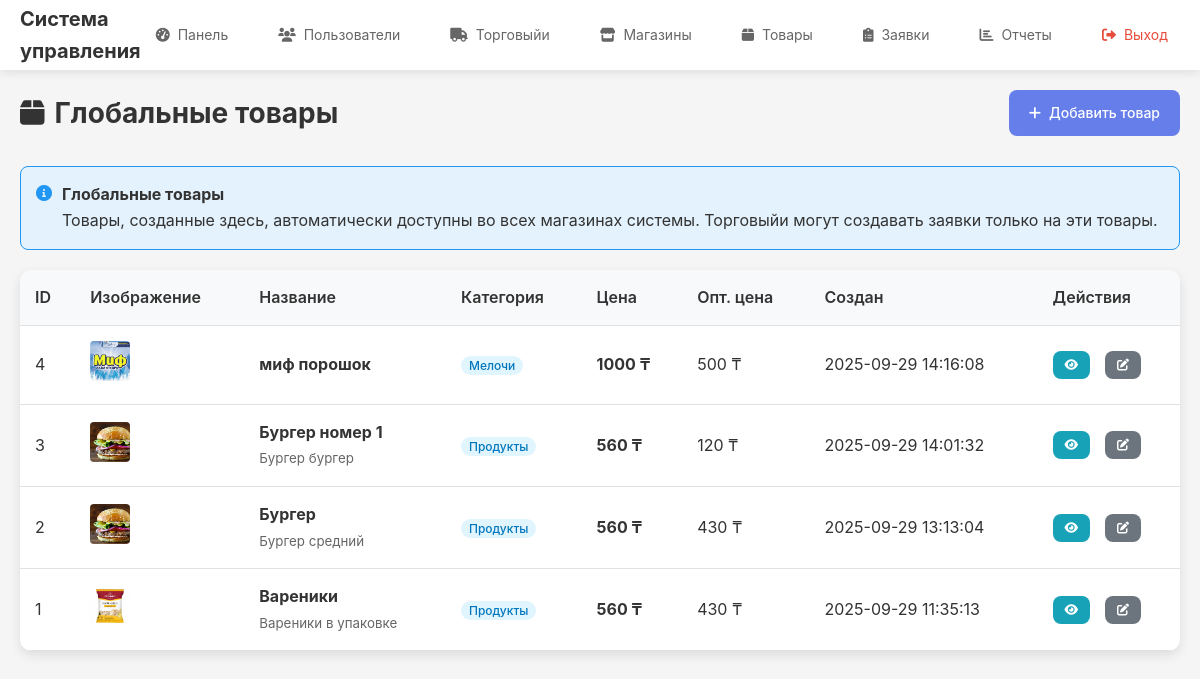
/admin/products (signed in), run on the app's committed database.
### tables this page shows
CREATE TABLE products (
            id INTEGER PRIMARY KEY AUTOINCREMENT,
            category_id INTEGER,
            name TEXT NOT NULL,
            description TEXT,
            price DECIMAL(10,2) NOT NULL,
            wholesale_price DECIMAL(10,2),
            image_url TEXT,
            created_at TIMESTAMP DEFAULT CURRENT_TIMESTAMP,
            updated_at TIMESTAMP DEFAULT CURRENT_TIMESTAMP,
            FOREIGN KEY (category_id) REFERENCES categories (id)
        );

CREATE TABLE categories (
            id INTEGER PRIMARY KEY AUTOINCREMENT,
            name TEXT NOT NULL,
            description TEXT,
            created_at TIMESTAMP DEFAULT CURRENT_TIMESTAMP,
            updated_at TIMESTAMP DEFAULT CURRENT_TIMESTAMP
        );

### app/routes/admin.py (the view)
@admin_bp.route('/products')
@login_required
@admin_required
def products():
    products = Product.get_all()
    return render_template('admin/products.html', products=products)

### app/models.py (called while the page is built)
def get_db() -> sqlite3.Connection:
    if 'db' not in g:
        database_path = current_app.config.get('DATABASE', 'app.db')
        g.db = sqlite3.connect(database_path)
        g.db.row_factory = sqlite3.Row
    return g.db

    @staticmethod
    def get_by_id(user_id: int) -> Optional['User']:
        db = get_db()
        user = db.execute(
            'SELECT * FROM users WHERE id = ?', (user_id,)
        ).fetchone()
        if user:
            return User(
                id=user['id'],
                email=user['email'],
                password=user['password'],
                role=user['role'],
                created_at=user['created_at'],
                updated_at=user['updated_at']
            )
        return None

    @staticmethod
    def get_all():
        db = get_db()
        products = db.execute(
            '''SELECT p.*, c.name as category_name
               FROM products p
               LEFT JOIN categories c ON p.category_id = c.id
               ORDER BY p.created_at DESC'''
        ).fetchall()
        return products

### app/routes/admin.py (called while the page is built)
def admin_required(f: Any) -> Any:
    @wraps(f)
    def decorated_function(*args: Any, **kwargs: Any) -> Any:
        if not current_user.is_authenticated or current_user.role != 'admin':
            flash('Доступ запрещен', 'error')
            return redirect(url_for('auth.login'))
        return f(*args, **kwargs)
    return decorated_function

### app/templates/admin/products.html (shortened to what this page needs)
{% extends "base.html" %}
{% block content %}
<div class="content-header">
    <h1><i class="fas fa-box"></i> Глобальные товары</h1>
    <a href="{{ url_for('admin.add_product') }}" class="btn btn-primary">
        <i class="fas fa-plus"></i> Добавить товар
    </a>
</div>
<div class="info-card">
    <div class="info-content">
        <i class="fas fa-info-circle"></i>
        <div>
            <strong>Глобальные товары</strong>
            <p>Товары, созданные здесь, автоматически доступны во всех магазинах системы. Торговыйи могут создавать заявки только на эти товары.</p>
        </div>
    </div>
</div>
<div class="data-table-container">
    <table class="data-table">
        <thead>
            <tr>
                <th>ID</th>
                <th>Изображение</th>
                <th>Название</th>
                <th>Категория</th>
                <th>Цена</th>
                <th>Опт. цена</th>
                <th>Создан</th>
                <th>Действия</th>
            </tr>
        </thead>
        <tbody>
            {% for product in products %}
            <tr>
                <td>{{ product.id }}</td>
                <td>
                    {% if product.image_url %}
                    <img src="{{ product.image_url }}" alt="{{ product.name }}" class="product-image-small">
                    {% else %}
                    <div class="no-image-placeholder">
                        <i class="fas fa-image"></i>
                    </div>
                    {% endif %}
                </td>
                <td>
                    <strong>{{ product.name }}</strong>
                    {% if product.description %}
                    <br><small class="text-muted">{{ product.description[:50] }}{% if product.description|length > 50 %}...{% endif %}</small>
                    {% endif %}
                </td>
                <td>
                    {% if product.category_name %}
                    <span class="category-badge">{{ product.category_name }}</span>
                    {% else %}
                    <span class="category-badge no-category">Без категории</span>
                    {% endif %}
                </td>
                <td><strong>{{ "%.0f"|format(product.price) }} ₸</strong></td>
                <td>{{ "%.0f"|format(product.wholesale_price) if product.wholesale_price else '-' }} ₸</td>
                <td>{{ product.created_at }}</td>
                <td>
                    <div class="action-buttons">
                        <a href="{{ url_for('admin.product_detail', product_id=product.id) }}" class="btn btn-sm btn-info" title="Просмотр">
                            <i class="fas fa-eye"></i>
                        </a>
                        <a href="{{ url_for('admin.edit_product', product_id=product.id) }}" class="btn btn-sm btn-secondary" title="Редактировать">
                            <i class="fas fa-edit"></i>
                        </a>
                    </div>
                </td>
            </tr>
            {% endfor %}
        </tbody>
    </table>
</div>
{% endblock %}

### app/static/css/style.css (style rules this page uses)
* { margin: 0; padding: 0; box-sizing: border-box; }
body { font-family: -apple-system, BlinkMacSystemFont, 'Segoe UI', Roboto, sans-serif; line-height: 1.6; color: #333; background-color: #f5f5f5; }
.content-header { display: flex; justify-content: space-between; align-items: center; margin-bottom: 30px; flex-wrap: wrap; gap: 15px; }
.content-header h1 { color: #333; font-size: 28px; display: flex; align-items: center; gap: 10px; }
.action-buttons { display: flex; gap: 15px; flex-wrap: wrap; }
.btn { display: inline-flex; align-items: center; gap: 8px; padding: 12px 20px; border: none; border-radius: 8px; text-decoration: none; font-size: 14px; font-weight: 500; cursor: pointer; transition: all 0.3s ease; text-align: center; }
.btn-primary { background-color: #667eea; color: white; }
.btn-secondary { background-color: #6c757d; color: white; }
.btn-info { background-color: #17a2b8; color: white; }
.btn-sm { padding: 8px 12px; font-size: 12px; }
.data-table-container { background: white; border-radius: 12px; overflow: hidden; box-shadow: 0 4px 12px rgba(0, 0, 0, 0.1); }
.data-table { width: 100%; border-collapse: collapse; }
.data-table th, .data-table td { padding: 15px; text-align: left; border-bottom: 1px solid #e1e1e1; }
.data-table th { background-color: #f8f9fa; font-weight: 600; color: #333; }

### app/templates/admin/products.html (style rules this page uses)
.info-card { background: #e3f2fd; border: 1px solid #2196f3; border-radius: 8px; padding: 15px; margin-bottom: 20px; }
.info-content { display: flex; align-items: flex-start; gap: 10px; }
.info-content i { color: #2196f3; margin-top: 3px; }
.product-image-small { width: 40px; height: 40px; object-fit: cover; border-radius: 4px; }
.category-badge { background: #e1f5fe; color: #0277bd; padding: 2px 8px; border-radius: 12px; font-size: 12px; font-weight: 500; }
.text-muted { color: #666; }

### data on the page
products: id "4", image_url (picture), name "миф порошок", category_name "Мелочи", price "1000", wholesale_price "500", created_at "2025-09-29 14:16:08"
products: id "3", image_url (picture), name "Бургер номер 1", description "Бургер бургер", category_name "Продукты", price "560", wholesale_price "120", created_at "2025-09-29 14:01:32"
products: id "2", image_url (picture), name "Бургер", description "Бургер средний", category_name "Продукты", price "560", wholesale_price "430", created_at "2025-09-29 13:13:04"
products: id "1", image_url (picture), name "Вареники", description "Вареники в упаковке", category_name "Продукты", price "560", wholesale_price "430", created_at "2025-09-29 11:35:13"
